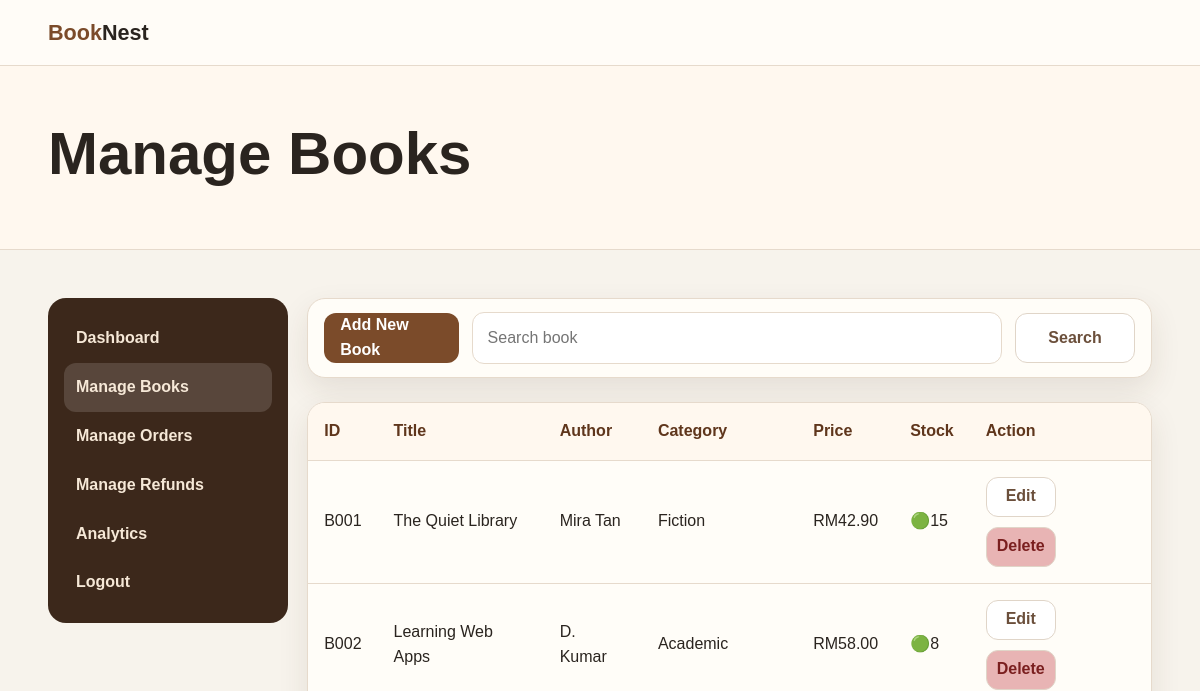
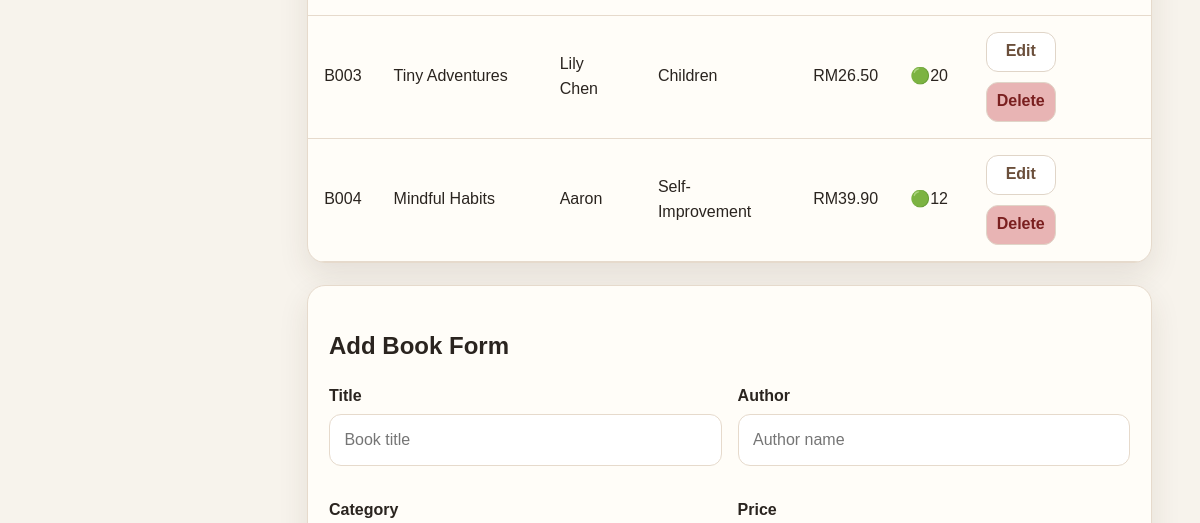
The page /admin/manage-books.php (signed in, upper part) on the database as committed earlier (2 pictures, top to bottom).
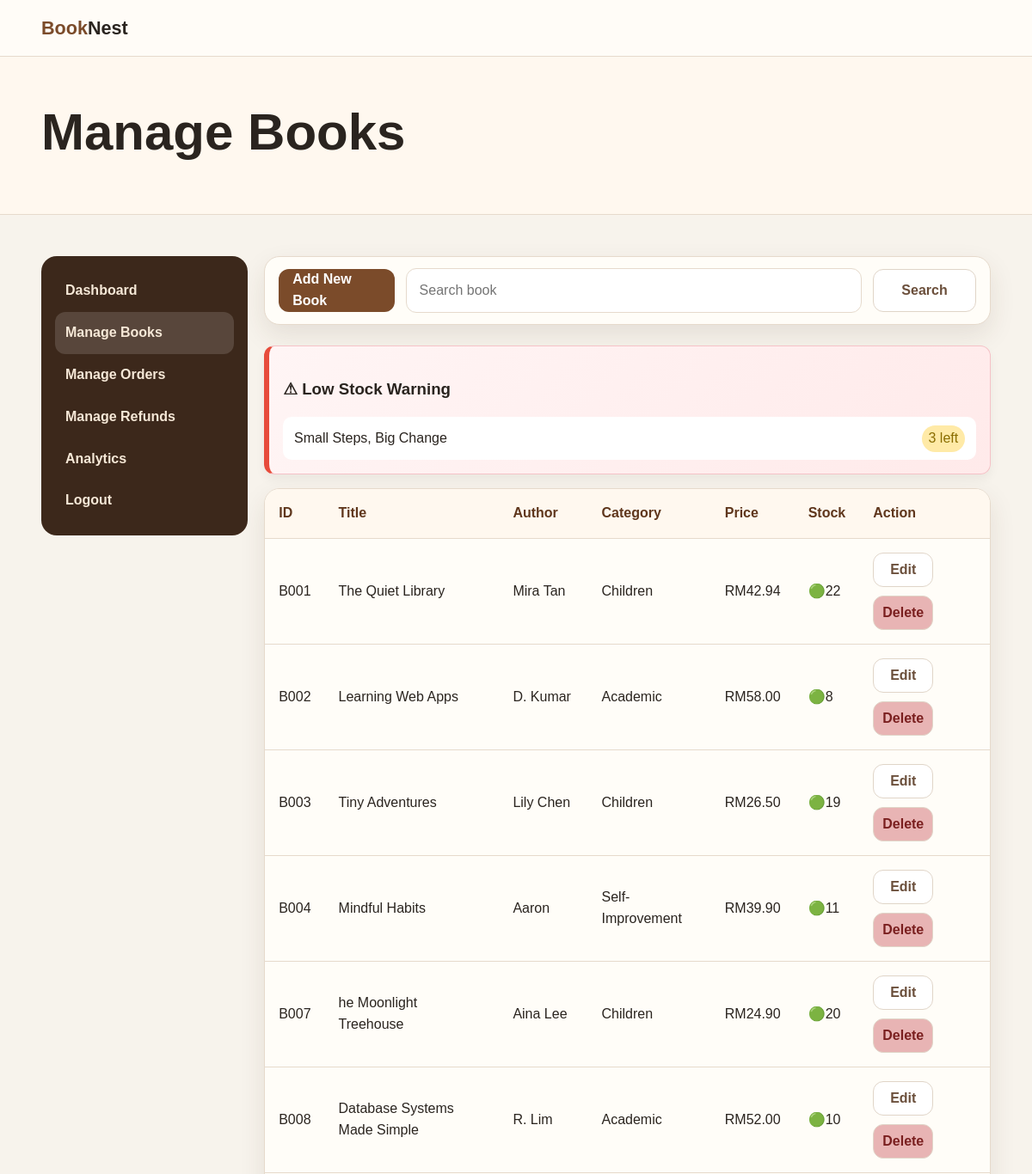
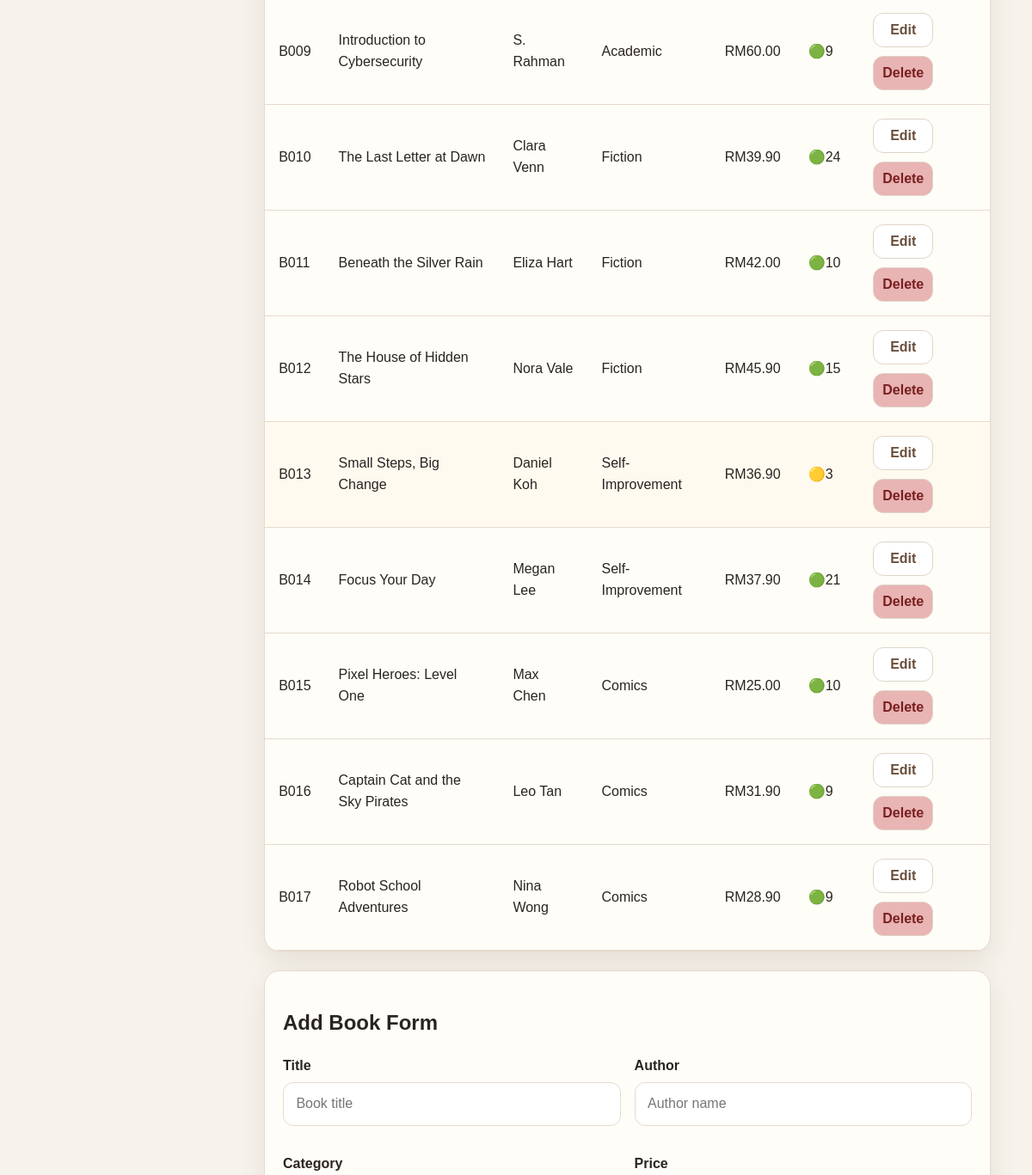
The same page on the database as committed later (2 pictures, top to bottom).
### tables this page shows
CREATE TABLE `books` (
  `book_id` int NOT NULL AUTO_INCREMENT,
  `title` varchar(150) NOT NULL,
  `author` varchar(100) NOT NULL,
  `category` varchar(50) NOT NULL,
  `price` decimal(10,2) NOT NULL,
  `stock` int NOT NULL,
  `description` text,
  `image` varchar(255) DEFAULT NULL,
  `created_at` timestamp NOT NULL DEFAULT CURRENT_TIMESTAMP,
  PRIMARY KEY (`book_id`)
);

### admin/manage-books.php (the view, shortened to what this page needs)
<?php
include '../app.php';
$search = isset($_GET['search']) ? $_GET['search'] : '';
if ($search != '') {
    $stmt = $conn->prepare("SELECT * FROM books
                            WHERE title LIKE ? OR author LIKE ? OR category LIKE ?
                            ORDER BY book_id ASC");
    $keyword = "%$search%";
    $stmt->bind_param("sss", $keyword, $keyword, $keyword);
    $stmt->execute();
    $books = $stmt->get_result();
} else {
    $books = $conn->query("SELECT * FROM books ORDER BY book_id ASC");
}
$lowStockQuery = $conn->query("
    SELECT title, stock
    FROM books
    WHERE stock <= 5
    ORDER BY stock ASC
");
$lowStockBooks = [];
while ($row = $lowStockQuery->fetch_assoc()) {
    $lowStockBooks[] = $row;
}
?>
<!DOCTYPE html>
<html lang="en">
<head>
<link rel="stylesheet" href="../css/style.css?v=124">
</head>
<body>
<header class="navbar">
    <div class="container nav-inner">
        <a class="brand" href="admin-dashboard.php">
            Book<span>Nest</span>
        </a>
    </div>
</header>
<section class="page-title">
    <div class="container">
        <h1>Manage Books</h1>
    </div>
</section>
<main class="section">
<div class="container admin-layout">
<aside class="sidebar">
    <a href="admin-dashboard.php">Dashboard</a>
    <a class="active" href="manage-books.php">Manage Books</a>
    <a href="manage-orders.php">Manage Orders</a>
    <a href="manage-refunds.php">Manage Refunds</a>
    <a href="analytics.php">Analytics</a>
    <a href="../auth/logout.php">Logout</a>
</aside>
<section>
<form method="GET" class="actions" style="margin-top:0;margin-bottom:1rem">
    <a class="btn" href="#add-book">Add New Book</a>
    <input
        class="input"
        name="search"
        style="max-width:530px"
        placeholder="Search book"
        value="<?php echo htmlspecialchars($search); ?>"
    >
    <button class="btn secondary search-btn" type="submit">Search</button>
</form>
<?php if (!empty($lowStockBooks)): ?>
<div class="low-stock-card">
    <h3>⚠ Low Stock Warning</h3>
    <?php foreach ($lowStockBooks as $book): ?>
        <div class="low-stock-item">
            <span><?php echo htmlspecialchars($book['title']); ?></span>
            <span class="stock-badge
                <?php echo ($book['stock'] <= 2) ? 'danger' : 'warning'; ?>">
                <?php echo $book['stock']; ?> left
            </span>
        </div>
    <?php endforeach; ?>
</div>
<?php endif; ?>
<div class="table-wrap">
<table>
<thead>
<tr>
<th>ID</th>
<th>Title</th>
<th>Author</th>
<th>Category</th>
<th>Price</th>
<th>Stock</th>
<th>Action</th>
</tr>
</thead>
<tbody>
<?php while ($book = $books->fetch_assoc()): ?>
<tr class="<?php
    if ($book['stock'] <= 2) echo 'row-danger';
    elseif ($book['stock'] <= 5) echo 'row-warning';
?>">
<td>B<?php echo str_pad($book['book_id'], 3, '0', STR_PAD_LEFT); ?></td>
<td><?php echo htmlspecialchars($book['title']); ?></td>
<td><?php echo htmlspecialchars($book['author']); ?></td>
<td><?php echo htmlspecialchars($book['category']); ?></td>
<td>RM<?php echo number_format($book['price'], 2); ?></td>
<td>
    <?php if ($book['stock'] <= 2): ?>
        <span class="stock-pill danger">🔴<?php echo $book['stock']; ?> </span>
    <?php elseif ($book['stock'] <= 5): ?>
        <span class="stock-pill warning">🟡<?php echo $book['stock']; ?> </span>
    <?php else: ?>
        <span class="stock-pill normal">🟢<?php echo $book['stock']; ?></span>
    <?php endif; ?>
</td>
<td>
<a class="btn secondary edit-btn" href="edit-book.php?id=<?php echo $book['book_id']; ?>">Edit</a>
<a class="btn danger delete-btn" href="delete-book.php?id=<?php echo $book['book_id']; ?>" onclick="return confirm('Delete this book?')">Delete</a>
</td>
</tr>
<?php endwhile; ?>
</tbody>
</table>
</div>
<form
    id="add-book"
    class="form-card"
    style="margin-top:1.4rem"
    method="POST"
    action="add-book.php"
    enctype="multipart/form-data"
    novalidate
>
    <h2>Add Book Form</h2>
    <div class="form-grid">
        <div class="field">
            <label>Title</label>
            <input class="input" name="title" placeholder="Book title" required>
        </div>
        <div class="field">
            <label>Author</label>
            <input class="input" name="author" placeholder="Author name" required>
        </div>
        <div class="field">
            <label>Category</label>
        </div>
        <div class="field">
            <label>Price</label>
        </div>
    </div>
</form>
</section>
</div>
</main>
</body>
</html>

Rows that differ between the two databases and show on the page:
added books: title "Small Steps, Big Change", stock "3", book_id "013", author "Daniel Koh", category "Self-Improvement", price "36.90"
changed books "The Quiet Library": category "Fiction" → "Children"; price "42.90" → "42.94"; stock "15" → "22"
changed books "Tiny Adventures": stock "20" → "19"
changed books "Mindful Habits": stock "12" → "11"
added books: book_id "007", title "he Moonlight Treehouse", author "Aina Lee", category "Children", price "24.90", stock "20"
added books: book_id "008", title "Database Systems Made Simple", author "R. Lim", category "Academic", price "52.00", stock "10"
added books: book_id "009", title "Introduction to Cybersecurity", author "S. Rahman", category "Academic", price "60.00", stock "9"
added books: book_id "010", title "The Last Letter at Dawn", author "Clara Venn", category "Fiction", price "39.90", stock "24"
added books: book_id "011", title "Beneath the Silver Rain", author "Eliza Hart", category "Fiction", price "42.00", stock "10"
added books: book_id "012", title "The House of Hidden Stars", author "Nora Vale", category "Fiction", price "45.90", stock "15"
added books: book_id "014", title "Focus Your Day", author "Megan Lee", category "Self-Improvement", price "37.90", stock "21"
added books: book_id "015", title "Pixel Heroes: Level One", author "Max Chen", category "Comics", price "25.00", stock "10"
added books: book_id "016", title "Captain Cat and the Sky Pirates", author "Leo Tan", category "Comics", price "31.90", stock "9"
added books: book_id "017", title "Robot School Adventures", author "Nina Wong", category "Comics", price "28.90", stock "9"
Other text that changed with them:
text now shown: "⚠ Low Stock Warning"
